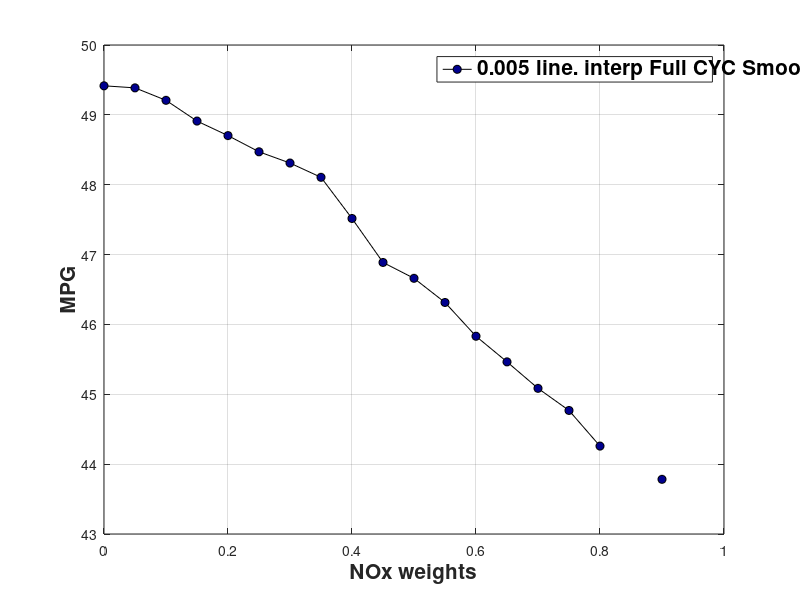
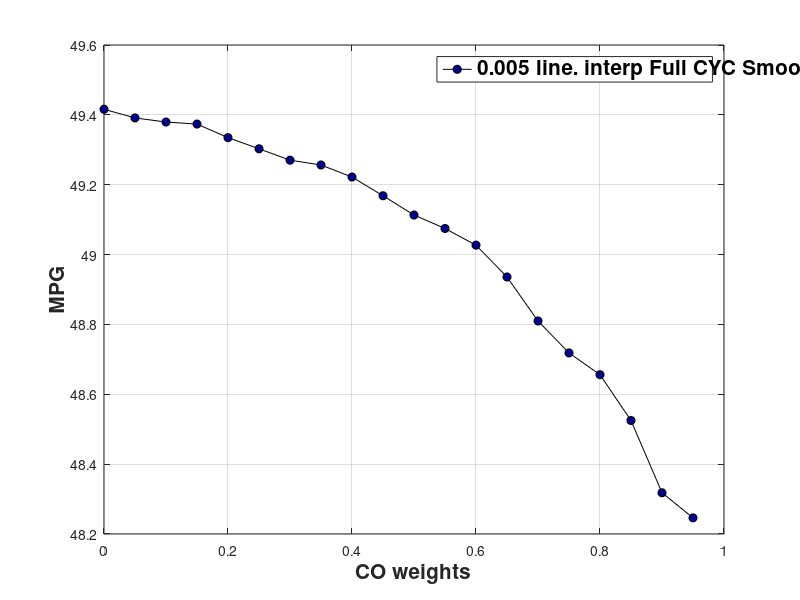
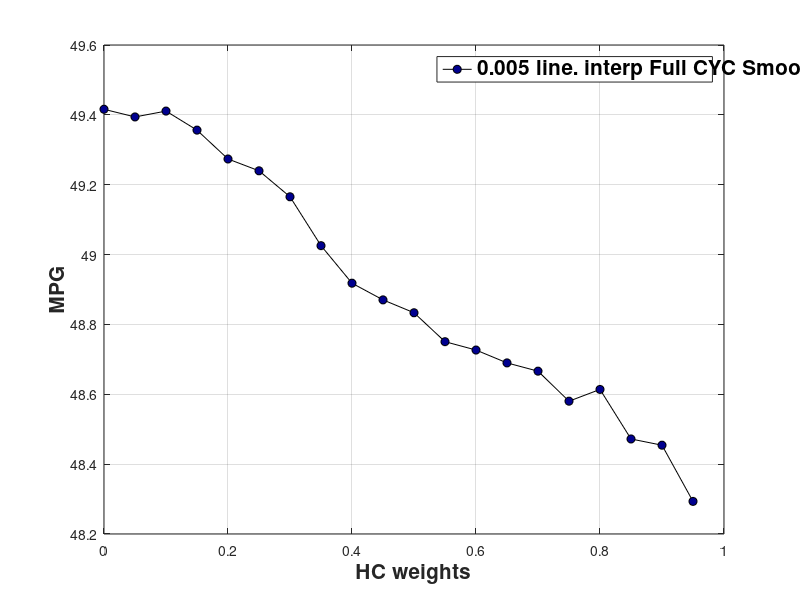
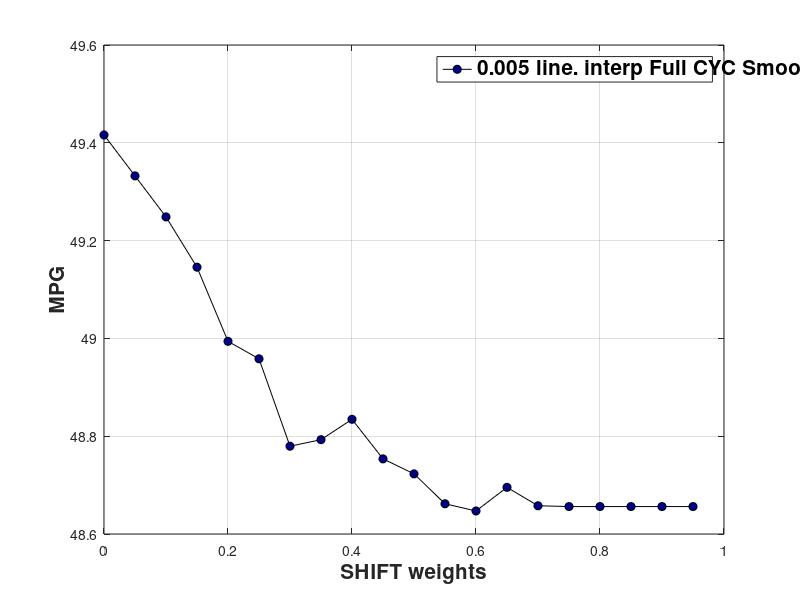

Write MATLAB code to recreate these figures, in order.
clear;
clf;
close all;
C = jet;
h = 14;
r=6;
t = 10;
q = 10;  % For colors
start = 13;
stop = 10;
for i = [start];
    if i == 1
        load SOC_grid_1;
        c = '0.1';
    elseif i == 2
        load SOC_grid_01;
        c = '0.01';
    elseif i == 3
        load SOC_grid_005;
        c = '0.005';
    elseif i == 4
        load SOC_grid_001;
        c = '0.001';
    elseif i == 5
        load SOC_grid_0005;
        c = '0.0005';
    elseif i == 6
        load SOC_grid_005_interp;
        c = '0.005 lin. interp';
    elseif i == 7
        load SOC_grid_001_interp;
        c = '0.001 lin. interp.';
    elseif i == 8
        load SOC_grid_0005_interp;
        c = '0.0005 lin. interp.';
    elseif i == 9
        load SOC_grid_005_interp_cubic;
        c = '0.005 cubic interp.';
    elseif i == 10
        load SOC_grid_0005_interp_cubic;
        c = '0.0005 cubic. interp.';
    elseif i == 11;
        load SOC_grid_005_interp_full_cyc;
        c = '0.005 line. interp FULL';
    elseif i == 12;
        load SOC_grid_005_interp_lower_weights;
        c = '0.005 line. interp Lower weights';
    else
        load SOC_grid_005_interp_full_cyc_smooth;
        c = '0.005 line. interp Full CYC Smoothed Data';
    end
    
    if i == start
        leg = {c};
        a = 1;
    else
        leg = {leg{1:a}, c};
        a = a+1;
    end
    
    figure(2)
    plot(result.a1(1,:),result.mpg(1,:),'-ko',...
        'LineWidth',0.5,...
        'MarkerEdgeColor','k',...
        'MarkerFaceColor',C(a+(a-1)*q,:),...
        'MarkerSize',r)
    grid on
    ylabel('MPG')
    xlabel('NOx weights')
    legend(leg{1:a})
    set(findall(gcf,'type','text'),'FontSize',15,'fontWeight','bold')
    hold on
    
    figure(3)
    plot(result.a2(2,:),result.mpg(2,:),'-ko',...
        'LineWidth',0.5,...
        'MarkerEdgeColor','k',...
        'MarkerFaceColor',C(a+(a-1)*q,:),...
        'MarkerSize',r)
    grid on
    ylabel('MPG')
    xlabel('CO weights')
    legend(leg{1:a})
    set(findall(gcf,'type','text'),'FontSize',15,'fontWeight','bold')
    hold on
    
    figure(4)
    plot(result.a3(3,:),result.mpg(3,:),'-ko',...
        'LineWidth',0.5,...
        'MarkerEdgeColor','k',...
        'MarkerFaceColor',C(a+(a-1)*q,:),...
        'MarkerSize',r)
    grid on
    ylabel('MPG')
    xlabel('HC weights')
    legend(leg{1:a})
    set(findall(gcf,'type','text'),'FontSize',15,'fontWeight','bold')
    hold on
    
    figure(5)
    plot(result.shift(4,:),result.mpg(4,:),'-ko',...
        'LineWidth',0.5,...
        'MarkerEdgeColor','k',...
        'MarkerFaceColor',C(a+(a-1)*q,:),...
        'MarkerSize',r)
    grid on
    ylabel('MPG')
    xlabel('SHIFT weights')
    legend(leg{1:a})
    set(findall(gcf,'type','text'),'FontSize',15,'fontWeight','bold')
    hold on
    
    figure(6)
    plot(result.eng(5,:),result.mpg(5,:),'-ko',...
        'LineWidth',0.5,...
        'MarkerEdgeColor','k',...
        'MarkerFaceColor',C(a+(a-1)*q,:),...
        'MarkerSize',r)
    grid on
    ylabel('MPG')
    xlabel('ENG weights')
    legend(leg{1:a})
    set(findall(gcf,'type','text'),'FontSize',15,'fontWeight','bold')
    hold on
end

hold off
set(findall(gcf,'type','text'),'FontSize',15,'fontWeight','bold')

